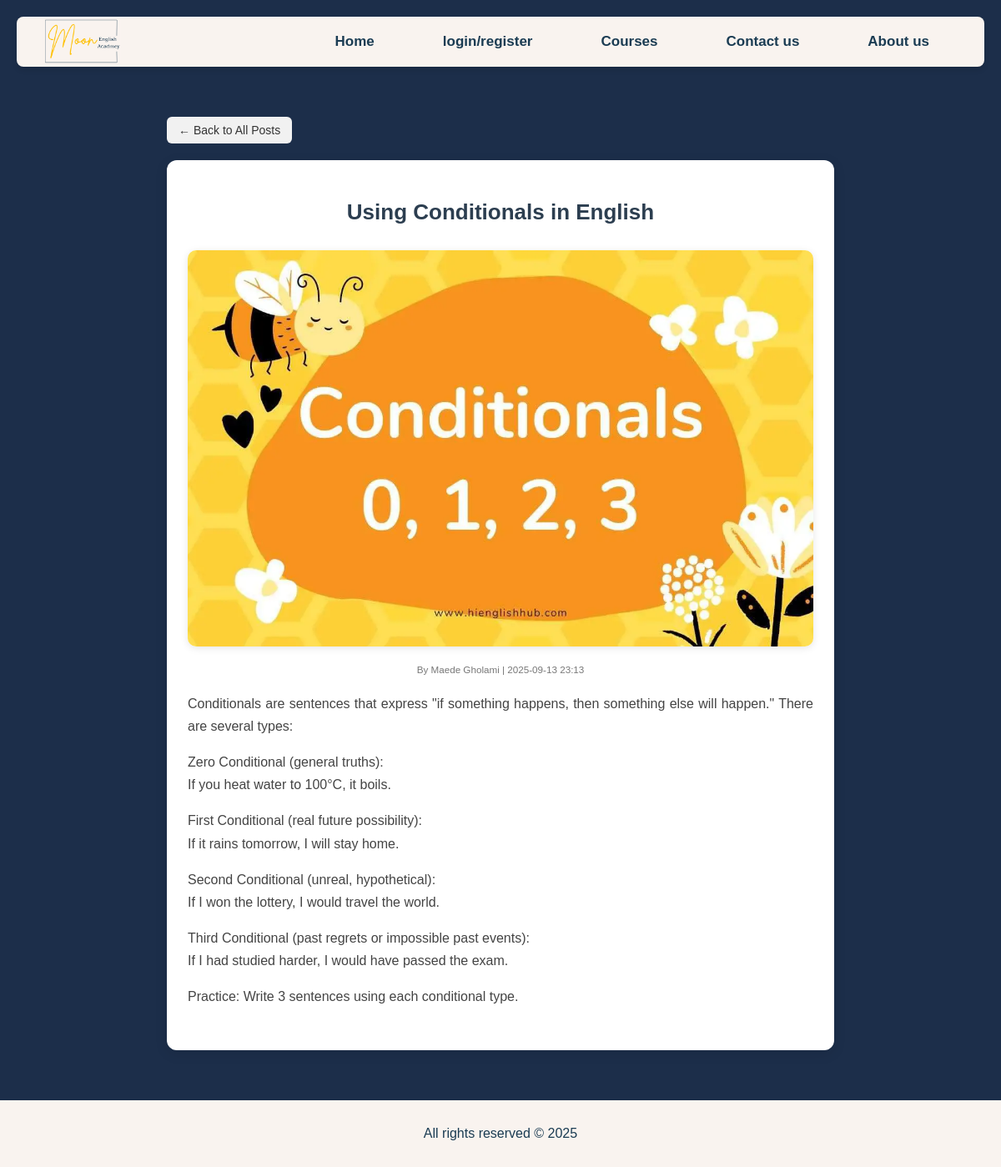
Screenshot of /educational-posts/13/ with the database file from the repository.
### main/models.py (models this page shows, shortened)
class EducationalPost(models.Model):
    teacher = models.ForeignKey(
        settings.AUTH_USER_MODEL,
        on_delete=models.CASCADE,
        related_name='educational_posts'
    )
    title = models.CharField(max_length=200)
    image = models.ImageField(upload_to='educational_posts/', blank=True, null=True)
    description = models.TextField()
    created = models.DateTimeField(auto_now_add=True)
    class Meta:
        ordering = ['-created']

class CustomUser(AbstractUser):
    user_type = models.CharField(max_length=10, choices=USER_TYPE_CHOICES)
    level = models.CharField(max_length=30, choices=ENGLISH_LEVELS, blank=True, null=True)
    profile_image = models.ImageField(upload_to='profile_pics/', default='profile_pics/default.png', blank=True)
    rating = models.FloatField(default=0.0)

### main/views.py (the view)
# urls.py: path('educational-posts/<int:pk>/', views.post_detail, name='post_detail'),
def post_detail(request, pk):
    post = get_object_or_404(EducationalPost, pk=pk)
    return render(request, 'post_detail.html', {'post': post})

### templates/post_detail.html (shortened to what this page needs)
{% extends 'base.html' %}
{% load static %}
{% block extra_css %}
<link rel="stylesheet" href="{% static 'css/post_detail.css' %}">
{% endblock %}
{% block content %}
<div class="post-detail-container">
    <a href="{% url 'educational_post_list' %}" class="back-button">← Back to All Posts</a>
    <div class="post-detail-card">
        <h2 class="post-title">{{ post.title }}</h2>
        {% if post.image %}
            <div class="post-image">
                <img src="{{ post.image.url }}" alt="{{ post.title }}">
            </div>
        {% endif %}
        <div class="post-meta">
            <small>By {{ post.teacher.username }} | {{ post.created|date:"Y-m-d H:i" }}</small>
        </div>
        <div class="post-description">
            <p>{{ post.description|linebreaks }}</p>
        </div>
    </div>
</div>
{% endblock %}

### static/css/style.css (style rules this page uses)
body { font-family: Arial, sans-serif; background-color: #1c2e4a; color: #1B3C53; margin: 0; padding: 0; direction: ltr; text-align: left; position: relative; }

### static/css/post_detail.css (style rules this page uses)
.post-detail-container { max-width: 800px; margin: 40px auto; padding: 20px; }
.back-button { display: inline-block; margin-bottom: 20px; padding: 8px 14px; background: #f1f1f1; color: #333; border-radius: 6px; font-size: 14px; text-decoration: none; transition: background 0.3s ease; }
.post-detail-card { background: #fff; border-radius: 12px; box-shadow: 0 4px 15px rgba(0,0,0,0.1); padding: 25px; text-align: center; animation: fadeIn 0.5s ease; }
.post-title { font-size: 26px; font-weight: bold; margin-bottom: 15px; color: #2c3e50; }
.post-image img { max-width: 100%; height: auto; border-radius: 10px; margin: 15px 0; box-shadow: 0 2px 10px rgba(0,0,0,0.1); }
.post-meta { font-size: 14px; color: #777; margin-bottom: 20px; }
.post-description { font-size: 16px; color: #444; line-height: 1.7; text-align: justify; margin-bottom: 25px; }

### rows the page displays
EducationalPost: title "Using Conditionals in English", image (picture), teacher.username "Maede Gholami", created "2025-09-13 23:13", description "Conditionals are sentences that express \"if something happens, then something else will happen.\" There are several types: Zero Conditional (general truths): If you heat water to 100°C, it boils. First Conditional (real future possibility): If it rains tomorrow, I will stay home. Second Conditional (unreal, hypothetical): If I won the lottery, I would travel the world. Third Conditional (past regrets or impossible past events): If I had studied harder, I would have passed the exam. Practice: Write 3 sentences using each conditional type."
